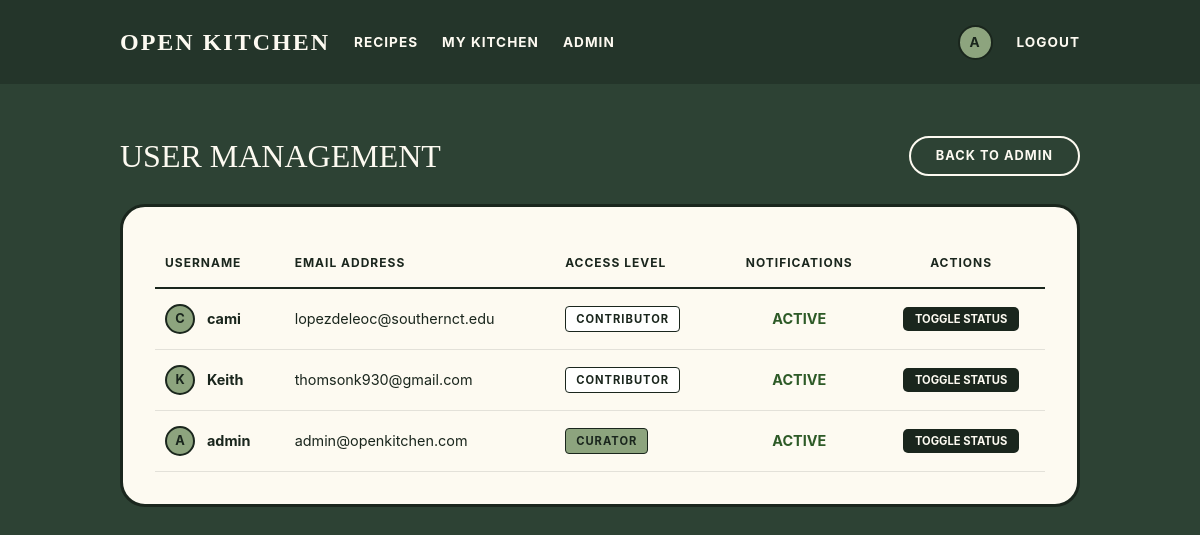
/admin/users (signed in), run on an earlier commit of the app's database.
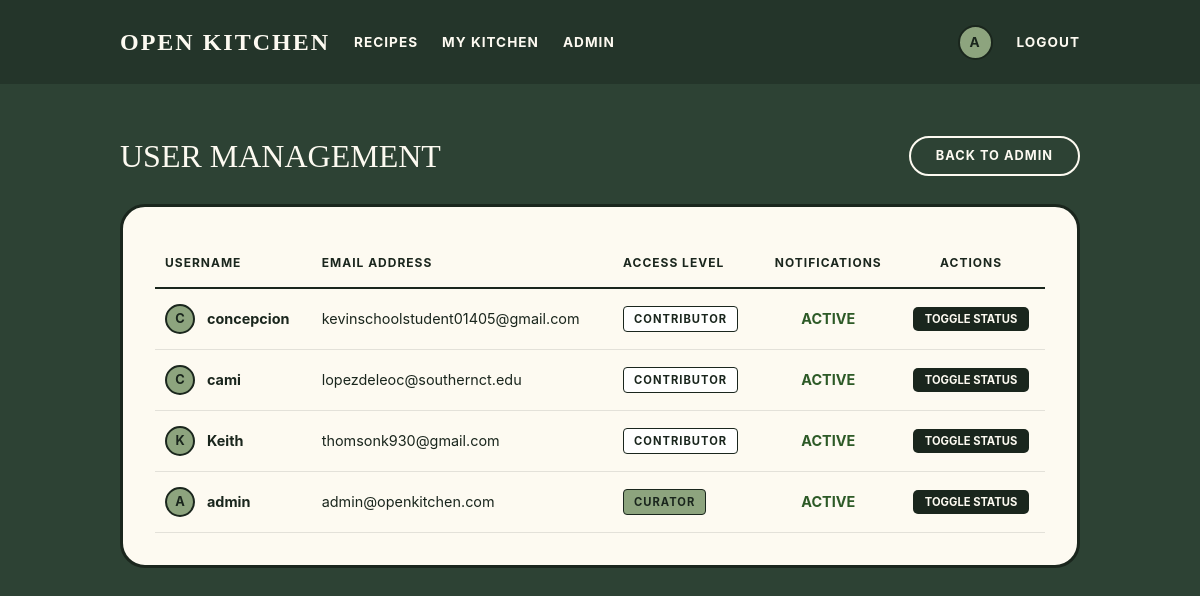
And on a later commit of the database.
### tables this page shows
CREATE TABLE users (
    id INTEGER PRIMARY KEY AUTOINCREMENT,
    username TEXT UNIQUE NOT NULL,
    email TEXT UNIQUE NOT NULL,
    password_hash TEXT NOT NULL,
    role_id INTEGER NOT NULL DEFAULT 1,
    notifications_enabled INTEGER DEFAULT 1,
    created_at DATETIME DEFAULT CURRENT_TIMESTAMP,
    updated_at DATETIME, reset_code TEXT, reset_code_expires DATETIME,
    FOREIGN KEY (role_id) REFERENCES roles(id)
);

CREATE TABLE roles (
    id INTEGER PRIMARY KEY,
    name TEXT UNIQUE NOT NULL
);

### app/admin.py (the view)
@bp.route('/users')
@curator_required
def users():
    all_users = User.get_all()
    return render_template('admin/users.html', users=all_users)

### app/auth.py (called while the page is built)
@bp.before_app_request
def load_logged_in_user():
    user_id = session.get('user_id')
    if user_id is None:
        g.user = None
    else:
        g.user = User.get_by_id(user_id)

def curator_required(view):
    @functools.wraps(view)
    def wrapped_view(**kwargs):
        if g.user is None:
            return redirect(url_for('auth.login'))
        if g.user['role_name'] != 'Curator':
            flash('Access denied. Curator role required.')
            return redirect(url_for('index'))
        return view(**kwargs)
    return wrapped_view

### app/db.py (called while the page is built)
def get_db():
    if 'db' not in g:
        g.db = sqlite3.connect(
            current_app.config['DATABASE'],
            detect_types=sqlite3.PARSE_DECLTYPES
        )
        g.db.row_factory = sqlite3.Row
        g.db.execute('PRAGMA foreign_keys = ON')
    return g.db

### app/models/user.py (called while the page is built)
    @staticmethod
    def get_by_id(user_id):
        db = get_db()
        return db.execute(
            'SELECT u.*, r.name as role_name FROM users u '
            'JOIN roles r ON u.role_id = r.id '
            'WHERE u.id = ?', (user_id,)
        ).fetchone()

    @staticmethod
    def get_all():
        db = get_db()
        return db.execute(
            'SELECT u.*, r.name as role_name FROM users u '
            'JOIN roles r ON u.role_id = r.id '
            'ORDER BY u.created_at DESC'
        ).fetchall()

### app/templates/admin/users.html (shortened to what this page needs)
{% extends 'base.html' %}
{% block content %}
<div class="level mb-5">
    <div class="level-left">
        <h1 class="admin-title">User Management</h1>
    </div>
    <div class="level-right">
        <a href="{{ url_for('admin.index') }}" class="btn-pill" style="background-color: transparent; color: var(--cream); border-color: var(--cream);">
            BACK TO ADMIN
        </a>
    </div>
</div>
<div class="registry-card">
    <div class="table-container">
        <table class="user-table">
            <thead>
                <tr>
                    <th>Username</th>
                    <th>Email Address</th>
                    <th>Access Level</th>
                    <th style="text-align: center;">Notifications</th>
                    <th style="text-align: center;">Actions</th>
                </tr>
            </thead>
            <tbody>
            {% for user in users %}
                <tr>
                    <td>
                        <div class="is-flex is-align-items-center">
                            <div class="avatar mr-3" style="width: 30px; height: 30px; font-size: 0.8rem;">
                                {{ user.username[0].upper() }}
                            </div>
                            <span style="font-weight: bold;">{{ user.username }}</span>
                        </div>
                    </td>
                    <td>{{ user.email }}</td>
                    <td>
                        <span class="status-pill {% if user.role_name == 'Curator' %}role-curator{% else %}role-user{% endif %}">
                            {{ user.role_name }}
                        </span>
                    </td>
                    <td style="text-align: center;">
                        {% if user.notifications_enabled %}
                        <span class="notif-enabled">ACTIVE</span>
                        {% else %}
                        <span class="notif-disabled">MUTED</span>
                        {% endif %}
                    </td>
                    <td style="text-align: center;">
                        <form method="post" action="{{ url_for('admin.toggle_notifications', id=user.id) }}">
                            <button type="submit" class="btn-action">
                                TOGGLE STATUS
                            </button>
                        </form>
                    </td>
                </tr>
            {% endfor %}
            </tbody>
        </table>
    </div>
</div>
{% endblock %}

### app/templates/base.html (shortened to what this page needs)
<!DOCTYPE html>
<html lang="en">
<head>
    <link rel="stylesheet" href="https://cdn.jsdelivr.net/npm/bulma@0.9.4/css/bulma.min.css">
    <link rel="stylesheet" href="https://cdnjs.cloudflare.com/ajax/libs/font-awesome/6.4.0/css/all.min.css">
</head>
<body>
    <nav class="navbar" role="navigation" aria-label="main navigation">
        <div class="container">
            <div class="navbar-brand">
                <a class="navbar-item brand-text" href="{{ url_for('index') }}">
                    Open Kitchen
                </a>
            </div>
            <div class="navbar-menu">
                <div class="navbar-start">
                    <a class="navbar-item" href="{{ url_for('recipes.index') }}">Recipes</a>
                    {% if g.user %}
                    <a class="navbar-item" href="{{ url_for('dashboard.index') }}">My Kitchen</a>
                    {% if g.user.role_name == 'Curator' %}
                    <a class="navbar-item" href="{{ url_for('admin.index') }}">Admin</a>
                    {% endif %}
                    {% endif %}
                </div>
                <div class="navbar-end">
                    {% if g.user %}
                    <div class="navbar-item">
                        <div class="avatar" title="{{ g.user['username'] }}">
                            {{ g.user['username'][0].upper() }}
                        </div>
                    </div>
                    <a class="navbar-item" href="{{ url_for('auth.logout') }}">Logout</a>
                    {% else %}
                    <a class="navbar-item" href="{{ url_for('auth.register') }}">Register</a>
                    <a class="navbar-item" href="{{ url_for('auth.login') }}">Login</a>
                    {% endif %}
                </div>
            </div>
        </div>
    </nav>
    <section class="section">
        <div class="container is-max-desktop">
            {% block content %}{% endblock %}
        </div>
    </section>
</body>
</html>

### app/templates/base.html (style rules this page uses)
:root { --forest-green: #2d4234; --pill-green: #8da47e; --cream: #fdfaf1; --border-dark: #1a261d; }
body { background-color: var(--forest-green); color: var(--border-dark); min-height: 100vh; }
a { color: inherit; text-decoration: none; transition: color 0.2s ease-in-out; }
.navbar { background-color: rgba(0,0,0,0.2) !important; padding: 1rem 0; }
.navbar-item, .navbar-link { color: var(--cream) !important; text-transform: uppercase; font-weight: bold; letter-spacing: 1px; font-size: 0.85rem; }
.brand-text { font-family: 'Georgia', serif; font-weight: bold; font-size: 1.5rem !important; letter-spacing: 2px; text-transform: uppercase; }
.btn-pill { background-color: var(--pill-green); color: var(--border-dark); border: 2px solid var(--border-dark); border-radius: 50px; padding: 8px 25px; font-weight: bold; text-transform: uppercase; font-size: 0.8rem; letter-spacing: 1px; display: inline-block; transition: all 0.2s; cursor: pointer; }
.avatar { width: 35px; height: 35px; background-color: var(--pill-green); border: 2px solid var(--border-dark); border-radius: 50%; display: flex; align-items: center; justify-content: center; font-weight: bold; color: var(--border-dark); }

### app/templates/admin/users.html (style rules this page uses)
.admin-title { font-family: 'Georgia', serif; text-transform: uppercase; font-size: 2rem; color: var(--cream); }
.registry-card { background-color: var(--cream); border: 3px solid var(--border-dark); border-radius: 25px; padding: 2rem; }
.user-table { background-color: transparent; width: 100%; border-collapse: collapse; }
.user-table th { text-transform: uppercase; font-size: 0.75rem; letter-spacing: 1px; border-bottom: 2px solid var(--border-dark); padding: 15px 10px; color: var(--border-dark); }
.user-table td { padding: 15px 10px; border-bottom: 1px solid rgba(0,0,0,0.1); vertical-align: middle; font-size: 0.9rem; }
.status-pill { display: inline-block; padding: 4px 10px; border-radius: 4px; font-weight: bold; font-size: 0.7rem; text-transform: uppercase; letter-spacing: 1px; border: 1px solid var(--border-dark); }
.role-curator { background-color: var(--pill-green); color: var(--border-dark); }
.role-user { background-color: white; color: var(--border-dark); }
.notif-enabled { color: #2d5a27; font-weight: bold; }
.btn-action { background-color: var(--border-dark); color: var(--cream); border: none; padding: 5px 12px; border-radius: 5px; font-size: 0.7rem; font-weight: bold; text-transform: uppercase; cursor: pointer; transition: opacity 0.2s; }

What changed in the data, as far as the page shows it:
added users: username "C", username "concepcion", email "kevinschoolstudent01405@gmail.com", role_name "CONTRIBUTOR", notifications_enabled "ACTIVE"
